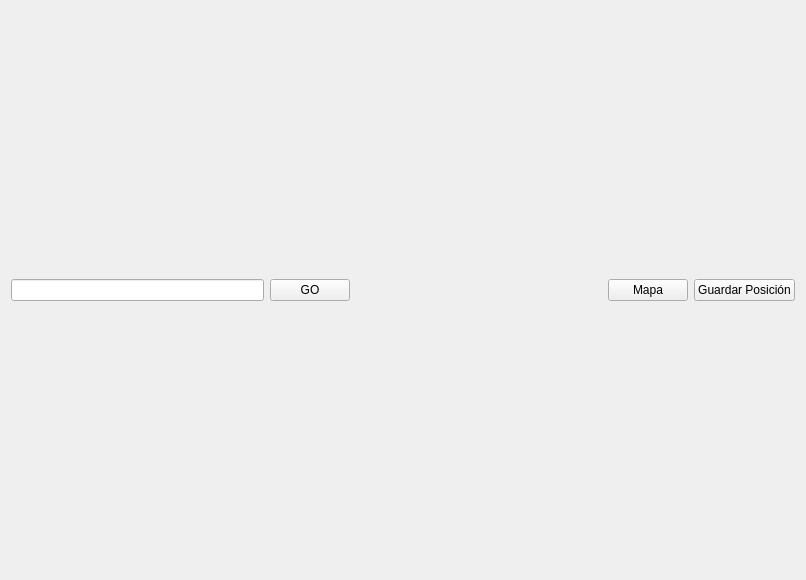
<?xml version="1.0" encoding="UTF-8"?>
<ui version="4.0">
 <class>Navegador</class>
 <widget class="QWidget" name="Navegador">
  <property name="geometry">
   <rect>
    <x>0</x>
    <y>0</y>
    <width>806</width>
    <height>580</height>
   </rect>
  </property>
  <property name="windowTitle">
   <string>Form</string>
  </property>
  <layout class="QVBoxLayout" name="verticalLayout_2">
   <item>
    <layout class="QVBoxLayout" name="verticalLayout">
     <item>
      <layout class="QHBoxLayout" name="horizontalLayout">
       <item>
        <widget class="QLineEdit" name="le_site"/>
       </item>
       <item>
        <widget class="QPushButton" name="pb_go">
         <property name="text">
          <string>GO</string>
         </property>
        </widget>
       </item>
       <item>
        <spacer name="horizontalSpacer">
         <property name="orientation">
          <enum>Qt::Horizontal</enum>
         </property>
         <property name="sizeHint" stdset="0">
          <size>
           <width>40</width>
           <height>20</height>
          </size>
         </property>
        </spacer>
       </item>
       <item>
        <widget class="QPushButton" name="pb_go_to_googleMaps">
         <property name="text">
          <string>Mapa</string>
         </property>
        </widget>
       </item>
       <item>
        <widget class="QPushButton" name="pb_guardar_posicion">
         <property name="text">
          <string>Guardar Posición</string>
         </property>
        </widget>
       </item>
      </layout>
     </item>
    </layout>
   </item>
  </layout>
 </widget>
 <resources/>
 <connections/>
</ui>
